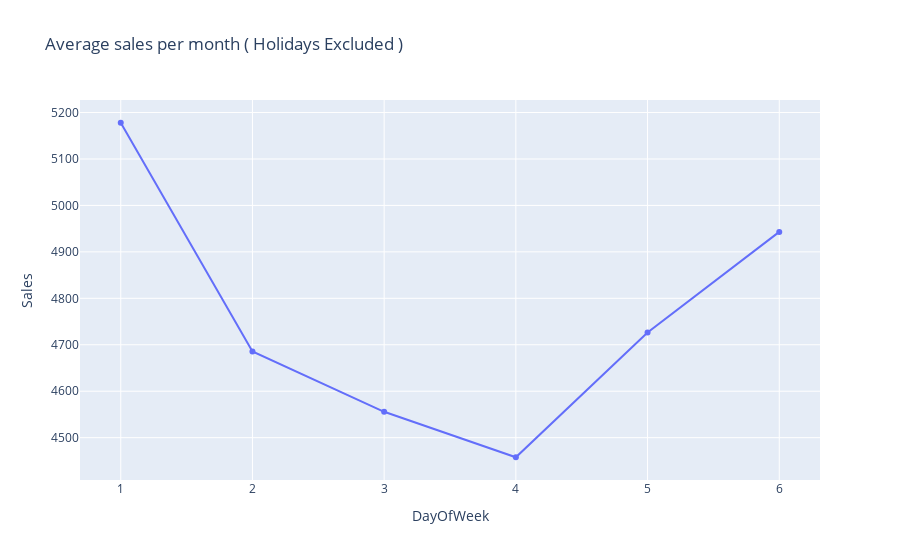

Here is the notebook cell this chart was saved with:
### Code cell
axis = first_store_open.groupby('DayOfWeek')[['Sales']].mean()
fig = px.line(axis, x = axis.index, y = 'Sales', title = 'Average sales per month ( Holidays Excluded )', markers = True)
fig.show()

### Figure 1 — Plotly figure (JSON) as saved in the notebook; plotly's stock layout.template omitted (floating-point values rounded to 4 significant figures)
{"data": [{"hovertemplate": "DayOfWeek=%{x}<br>Sales=%{y}<extra></extra>", "legendgroup": "", "line": {"color": "#636efa", "dash": "solid"}, "marker": {"symbol": "circle"}, "mode": "markers+lines", "name": "", "orientation": "v", "showlegend": false, "type": "scatter", "x": [1, 2, 3, 4, 5, 6], "xaxis": "x", "y": [5178.0, 4686.0, 4556.0, 4458.0, 4726.0, 4943.0], "yaxis": "y"}], "layout": {"legend": {"tracegroupgap": 0}, "title": {"text": "Average sales per month ( Holidays Excluded )"}, "xaxis": {"anchor": "y", "domain": [0, 1], "title": {"text": "DayOfWeek"}}, "yaxis": {"anchor": "x", "domain": [0, 1], "title": {"text": "Sales"}}}}
